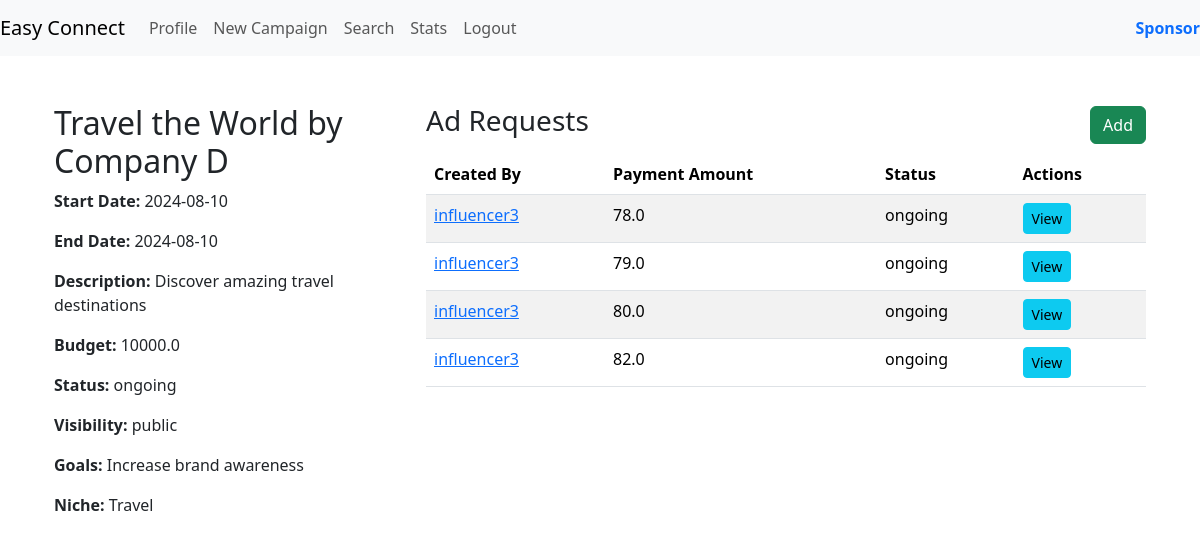
Page /campaign_details/21 (signed in) on the committed database.
### models.py (models this page shows)
class Campaign(db.Model):
    __tablename__ = 'campaign'
    campaign_id = db.Column(db.Integer, primary_key=True, autoincrement=True)
    sponsor_id = db.Column(db.Integer, db.ForeignKey('sponsors.sponsor_id'), nullable=False)
    name = db.Column(db.String(32),unique=True, nullable=False)
    description = db.Column(db.String(128))
    start_date = db.Column(db.Date)
    end_date = db.Column(db.Date)
    budget = db.Column(db.Float(10, 2), nullable=False)
    visibility = db.Column(Enum('private', 'public', name='visibility_types'), default='public', nullable=False)
    goals = db.Column(db.String(128))
    niche = db.Column(db.String(32),nullable=False)
    campaign_status = db.Column(Enum('ongoing', 'flagged', 'deleted', 'completed' ,name='campaign_status_types'), default='ongoing', nullable=False)
    sponsor = db.relationship('Sponsor', backref=db.backref('campaigns', lazy=True))

class AdRequest(db.Model):
    __tablename__ = 'ad_request'
    ad_request_id = db.Column(db.Integer, primary_key=True, autoincrement=True)
    campaign_id = db.Column(db.Integer, db.ForeignKey('campaign.campaign_id'), nullable=False)
    created_by = db.Column(db.Integer, db.ForeignKey('user.id'), nullable=False)
    created_for = db.Column(db.Integer, db.ForeignKey('user.id'), nullable=False)
    messages = db.Column(db.String(64))
    requirements = db.Column(db.String(128))
    payment_amount = db.Column(db.Float(10, 2), nullable = False)
    status = db.Column(Enum('ongoing', 'pending', 'flagged', 'deleted', 'completed', 'rejected' ,name='ad_request_status_types'), default='pending', nullable=False)
    campaign = db.relationship('Campaign', backref=db.backref('ad_requests', lazy=True))
    creator = db.relationship('User', foreign_keys=[created_by], backref=db.backref('created_ad_requests', lazy=True))
    recipient = db.relationship('User', foreign_keys=[created_for], backref=db.backref('received_ad_requests', lazy=True))

class User(db.Model):
    __tablename__ = 'user'
    id = db.Column(db.Integer, primary_key=True, autoincrement=True)
    role_id = db.Column(db.Integer, db.ForeignKey('user_role.role_id'), nullable=False)
    username = db.Column(db.String(32), nullable=False, unique=True)
    email_id = db.Column(db.String(64),  nullable=False)
    password = db.Column(db.String(64), nullable=False)
    is_flagged = db.Column(db.Boolean ,default=False)
    role = db.relationship('UserRole', backref=db.backref('users', lazy=True))

### routes.py (the view)
@app.route('/campaign_details/<int:campaign_id>')
@auth_rep
def campaign_details(campaign_id):
    campaign = Campaign.query.get(campaign_id)
    requests = AdRequest.query.filter_by(campaign_id=campaign_id)
    return render_template('campaign_details.html', campaign=campaign,requests=requests)

### routes.py (called while the page is built)
def auth_rep(func):
    @wraps(func)
    def inner(*args,**kwargs):
        if 'user_id' in session:
            user = User.query.get(session['user_id'])
            if user.is_flagged:
                flash('Your account is flagged and cannot perform this action.', 'error')
                return redirect(url_for('login'))
            return func(*args,**kwargs)
        else:
            flash('You are not logged in,Please login to proceed','error')
            return redirect(url_for('login'))
    return inner

### templates/campaign_details.html (shortened to what this page needs)
{% extends 'layout.html' %}
{% block content %}
<div class="container">
    <div class="row">
        <div class="col-md-4">
            <h2>{{ campaign.name }}</h2>
            <p><strong>Start Date:</strong> {{ campaign.start_date }}</p>
            <p><strong>End Date:</strong> {{ campaign.end_date }}</p>
            <p><strong>Description:</strong> {{ campaign.description }}</p>
            <p><strong>Budget:</strong> {{ campaign.budget | default(0) | float | round(2) }}</p>
            <p><strong>Status:</strong> {{ campaign.campaign_status }}</p>
            <p><strong>Visibility:</strong> {{ campaign.visibility }}</p>
            <p><strong>Goals:</strong> {{ campaign.goals }}</p>
            <p><strong>Niche:</strong> {{ campaign.niche }}</p>
        </div>
        <div class="col-md-8">
            <div class="d-flex justify-content-between align-items-center">
                <h3>Ad Requests</h3>
                {% if not session['role_id'] == 1 %}
                <a href="{{ url_for('add_ad_request', campaign_id=campaign.campaign_id) }}" class="btn btn-success">Add</a>
                {% endif %}
            </div>
            <table class="table table-striped mt-2">
                <thead>
                    <tr>
                        <th>Created By</th>
                        <th>Payment Amount</th>
                        <th>Status</th>
                        <th>Actions</th>
                    </tr>
                </thead>
                <tbody>
                    {% for request in requests %}
                    <tr>
                        <td><a href="{{ url_for('view_profile', user_id=request.created_by) }}">{{ request.creator.username }}</a></td>
                        <td>{{ request.payment_amount | default(0) | float | round(2) }}</td>
                        <td>{{ request.status }}</td>
                        <td>
                            <a href="{{ url_for('ad_request_details', request_id=request.ad_request_id) }}" class="btn btn-info btn-sm">View</a>
                        </td>
                    </tr>
                    {% endfor %}
                </tbody>
            </table>
        </div>
    </div>
</div>
{% endblock %}

### rows in the picture
Campaign: name "Travel the World by Company D", start_date "2024-08-10", end_date "2024-08-10", description "Discover amazing travel destinations", budget "10000.0", campaign_status "ongoing", visibility "public", goals "Increase brand awareness", niche "Travel"
AdRequest: creator.username "influencer3", payment_amount "78.0", status "ongoing"
AdRequest: creator.username "influencer3", payment_amount "79.0", status "ongoing"
AdRequest: creator.username "influencer3", payment_amount "80.0", status "ongoing"
AdRequest: creator.username "influencer3", payment_amount "82.0", status "ongoing"
